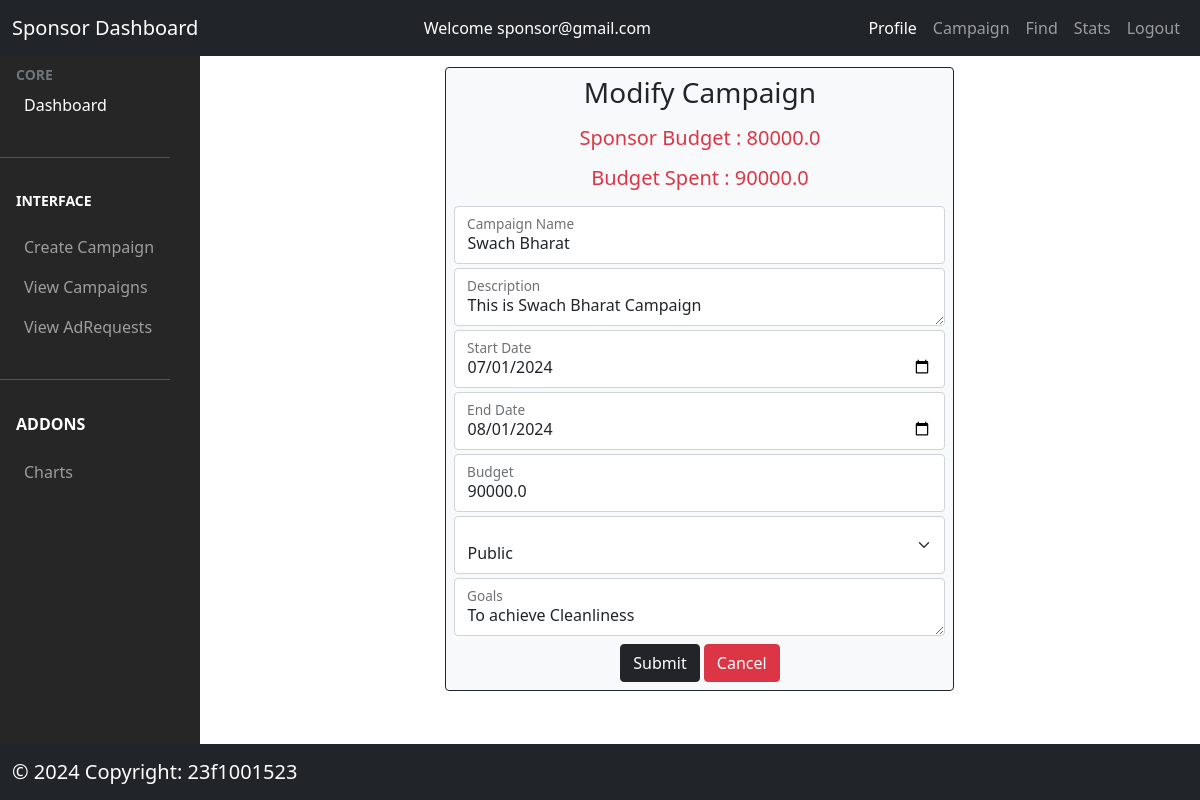
/sponsor/campaign/modify/1 (signed in), run on an earlier commit of the app's database.
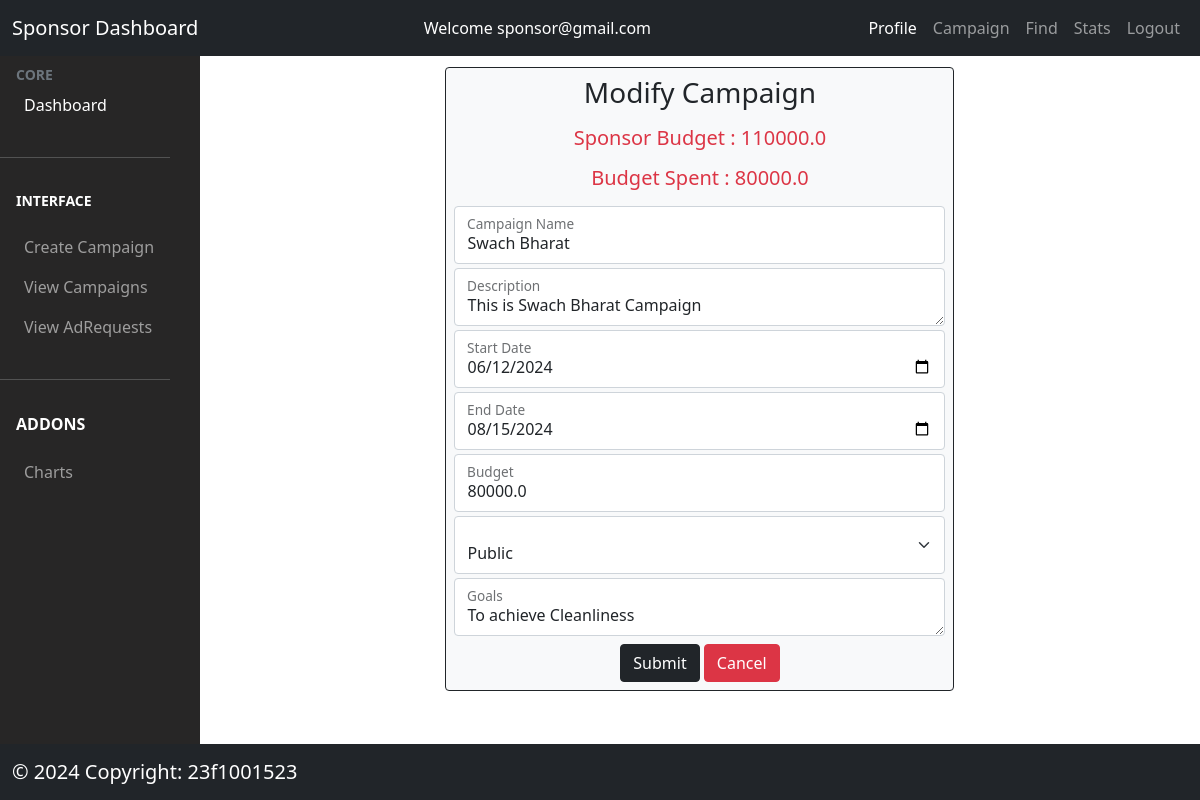
And on a later commit of the database.
### models/model.py (models this page shows, shortened)
class Sponsor(db.Model):
  __tablename__ = "sponsors"
  id = db.Column(db.Integer, autoincrement=True, primary_key=True)
  sponsor_id = db.Column(db.String(200), nullable=False, unique=True)
  sponsor_name = db.Column(db.String(300), nullable=False)
  sponsor_password = db.Column(db.String(50), nullable=False)
  industry = db.Column(db.String(200), nullable=False)
  budget = db.Column(db.Float, nullable=False)
  status = db.Column(db.String(200), nullable=False)
  campaigns = db.relationship("Campaign", backref="sponsor", lazy=True)
  create_date = db.Column(db.DateTime, default=datetime.now(timezone.utc))

class Campaign(db.Model):
  __tablename__ = 'campaigns'
  campaign_id = db.Column(db.Integer, autoincrement=True, primary_key=True)
  name = db.Column(db.String(200), nullable=False)
  description = db.Column(db.String(200), nullable=False)
  start_date = db.Column(db.String(200), nullable=False)
  end_date = db.Column(db.String(200), nullable=False)
  budget = db.Column(db.Float, nullable=False)
  visibility = db.Column(db.String(200), nullable=False)
  goals = db.Column(db.String(200), nullable=False)
  status = db.Column(db.String(200), nullable=False)  #active or inactive
  sponsor_id = db.Column(db.String(200),
                         db.ForeignKey("sponsors.sponsor_id"),
                         nullable=False)
  adrequests = db.relationship("AdRequest", backref="campaign", lazy=True)
  create_date = db.Column(db.DateTime, default=datetime.now(timezone.utc))
  expiry = db.Column(db.String(100), nullable=False)  # campaign expiry date

### controllers/sponsor.py (the view, shortened to what this page needs)
@app.route('/sponsor/campaign/modify/<id>', methods=['GET', 'POST'])
@login_required_sponsor
def modify_campaign(id):
  campaigns = Campaign.query.filter_by(campaign_id=id).first()
  sponsors=Sponsor.query.filter_by(sponsor_id=campaigns.sponsor_id).first()
  return render_template('/sponsor/campaign_modify_form.html',
                         campaigns=campaigns,sponsors=sponsors)

### controllers/usermanager.py (called while the page is built)
def login_required_sponsor(func):
  @wraps(func)
  def wrapper_sponsor(*args, **kwargs):
    if session.get('loggedin') is None or session['user_type'] != 'sponsor':
      flash('You need to login first')
      return redirect(url_for('login'))
    return func(*args, **kwargs)
  return wrapper_sponsor

### templates/sponsor/campaign_modify_form.html (shortened to what this page needs)
{% extends '/sponsor/sponsor_dashboard.html' %}
{% block content %}
<div class="row justify-content-center mt-2">
  <div class="col-md-6 bg-light border border-dark rounded p-2">
      <h3 class='text-center mb-3'>Modify Campaign</h3>
    <h5 class='text-center mb-3 text-danger'>Sponsor Budget : {{sponsors.budget}}</h5>
    <h5 class='text-center mb-3 text-danger'>Budget Spent : {{campaigns.budget}} </h5>
      <form  action='/sponsor/campaign/modify/{{campaigns.campaign_id}}' method='POST'>
        <div  class="form-floating mb-1">
          <input type="text" class="form-control" id="campaign_name" name='campaign_name' value="{{campaigns.name}}">
          <label for="campaign_name" class="form-label text-dark">Campaign Name</label>
        </div>
        <div  class="form-floating mb-1">
          <textarea type="text" class="form-control" id="description" name='description'>{{campaigns.description}}</textarea>
          <label for="description" class="form-label text-dark">Description</label>
        </div>
        <div  class="form-floating mb-1">
          <input type="date" class="form-control" id="start_date" name='start_date' value="{{campaigns.start_date}}">
          <label for="start_date" class="form-label text-dark">Start Date</label>
        </div>
        <div  class="form-floating mb-1">
          <input type="date" class="form-control" id="end_date" name='end_date' value="{{campaigns.end_date}}">
          <label for="end_date" class="form-label text-dark">End Date</label>
        </div>
        <div  class="form-floating mb-1">
          <input type="number" class="form-control" id="budget" name='budget' value="{{campaigns.budget}}">
          <label for="budget" class="form-label text-dark">Budget</label>
        </div>
        <div  class="form-floating mb-1">
          <select class="form-select" aria-label="Default select example" name="visibility" >
            {% if campaigns.visibility=='Public' %}
            <option value="Public" selected>Public</option>
            {% elif campaigns.visibility=='Private' %}
            <option value="Public" >Public</option>
            <option value="Private" selected>Private</option>
            {% endif %}
          </select>
        </div>
        <div  class="form-floating mb-1">
          <textarea type="text" class="form-control" id="goals" name='goals'>{{campaigns.goals}}</textarea>
          <label for="goals" class="form-label text-dark">Goals</label>
        </div>
        <div class='text-center mt-2'>
        <button type="submit" class="btn btn-dark">Submit</button>
        <a type="submit" class="btn btn-danger" href='/sponsor/campaign/show'>Cancel</a>
          </div>
      </form>
  </div>
</div>
{% endblock %}

What changed in the data, as far as the page shows it:
changed Sponsor: budget "80000.0" → "110000.0"
changed Campaign "Swach Bharat": budget "90000.0" → "80000.0"; start_date "07/01/2024" → "06/12/2024"; end_date "08/01/2024" → "08/15/2024"
